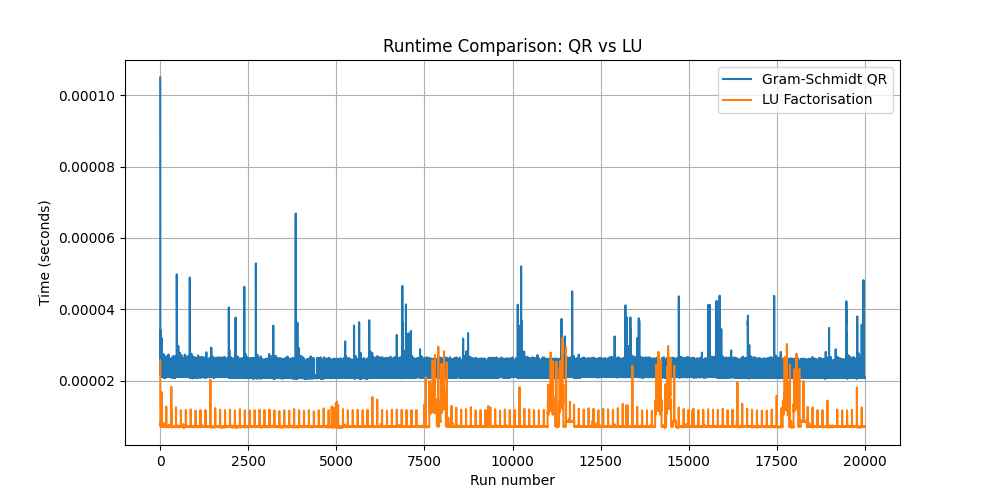

Here is the Python script that generated this plot:
import numpy as np
import time
import matplotlib.pyplot as plt

# -----------------------------
# Gram–Schmidt QR (your version)
# -----------------------------
def gram_schmidt_qr(A):
    n, m = A.shape
    if n != m:
        raise ValueError(f"the matrix A is not square, {A.shape=}")

    Q = np.empty_like(A)
    R = np.zeros_like(A)

    for j in range(n):
        u = A[:, j].copy()

        for i in range(j):
            R[i, j] = np.dot(Q[:, i], A[:, j])
            u -= R[i, j] * Q[:, i]

        R[j, j] = np.linalg.norm(u)
        Q[:, j] = u / R[j, j]

    return Q, R


# -----------------------------
# LU factorisation (your version)
# -----------------------------
def lu_factorisation(A):
    n, m = A.shape
    if n != m:
        raise ValueError(f"Matrix A is not square {A.shape}")

    L = np.zeros((n, n), dtype=float)
    U = np.zeros((n, n), dtype=float)

    for i in range(n):
        L[i, i] = 1.0

    for j in range(n):

        # U row
        for i in range(j + 1):
            s = 0.0
            for k in range(i):
                s += L[i, k] * U[k, j]

            U[i, j] = A[i, j] - s

        if U[j, j] == 0:
            raise ValueError("Zero pivot, LU without pivoting fails.")

        # L column
        for i in range(j + 1, n):
            s2 = 0.0
            for k in range(j):
                s2 += L[i, k] * U[k, j]

            L[i, j] = (A[i, j] - s2) / U[j, j]

    return L, U


# -----------------------------
# Matrix A
# -----------------------------
A = np.array([
    [4, 2, 0],
    [2, 3, 1],
    [0, 1, 2.5]
], dtype=float)


# -----------------------------
# Runtime test function
# -----------------------------
def time_function(func, A, repeats=20000):
    times = []

    for _ in range(repeats):
        start = time.perf_counter()
        func(A)
        end = time.perf_counter()
        times.append(end - start)

    return np.array(times)


# -----------------------------
# Measure run times
# -----------------------------
qr_times = time_function(gram_schmidt_qr, A)
lu_times = time_function(lu_factorisation, A)

print("QR times: min =", qr_times.min(),
      "max =", qr_times.max(),
      "mean =", qr_times.mean())

print("LU times: min =", lu_times.min(),
      "max =", lu_times.max(),
      "mean =", lu_times.mean())


# -----------------------------
# Plot run times
# -----------------------------
plt.figure(figsize=(10,5))
plt.plot(qr_times, label="Gram-Schmidt QR")
plt.plot(lu_times, label="LU Factorisation")
plt.xlabel("Run number")
plt.ylabel("Time (seconds)")
plt.title("Runtime Comparison: QR vs LU")
plt.legend()
plt.grid(True)
out_path = "runtimes.png"
plt.savefig(out_path)
plt.close()
print(f"Saved plot to {out_path}")